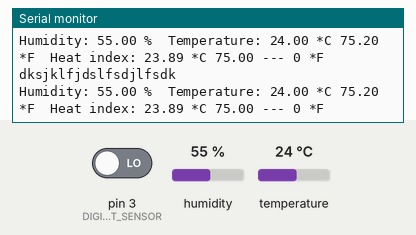
A sketch run on a simulated Arduino Uno, built with avr-gcc and run on an emulated ATmega328P. Shown: the last lines printed to the serial monitor. Inputs (shaded band) come from the test bench; at power-on: temperature 24 °C, humidity 55 %, pin 3 (DIGITAL_INPUT_SENSOR) LOW.

Above: at 1.2 s.
1.3 s: temperature set to 33 °C
7.4 s: humidity set to 22 %
At 8.4 s:
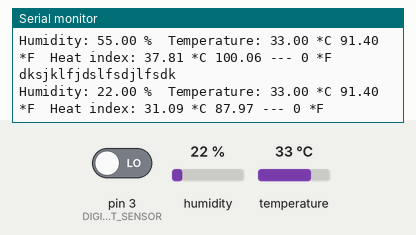
13.5 s: temperature set to 12 °C
At 14.4 s:
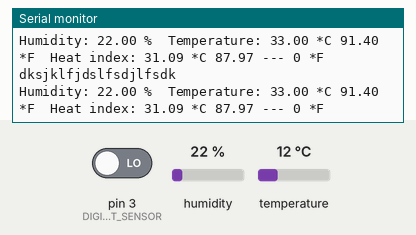
19.6 s: temperature set to 41 °C
At 20.2 s:
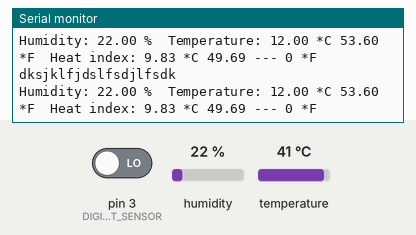
25.7 s: pin 3 (DIGITAL_INPUT_SENSOR) driven HIGH
At 26.3 s:
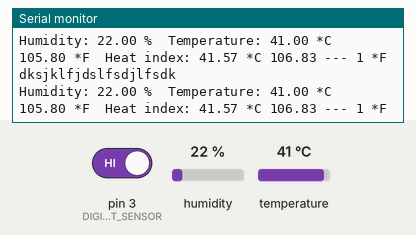
44.0 s: temperature set to 19 °C
Timing chart, 0 to 47.0 s (numbered marks = the images above; inputs shaded):
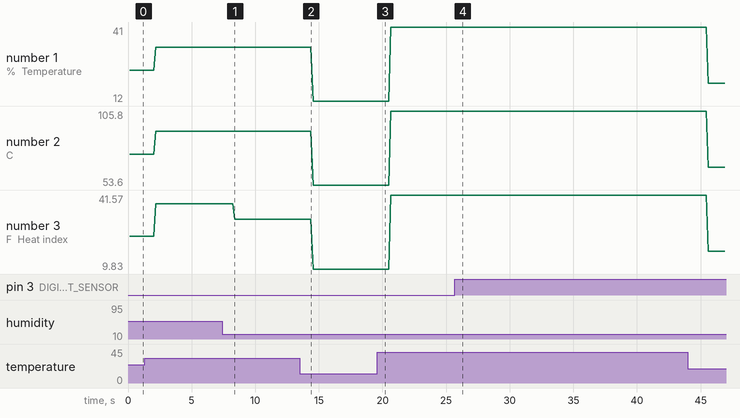

Measured:
- after the input at 7.4 s, the serial monitor: prints a new line after 0.99 s (image 1)
- after the input at 25.7 s, the serial monitor: prints a new line after 0.14 s (image 4)
- plotted number 1: 24 → 33 after the input at 1.3 s, 33 → 12 after the input at 13.5 s, 12 → 41 after the input at 19.6 s, 41 → 19 after the input at 44.0 s
- plotted number 2: 75.2 → 91.4 after the input at 1.3 s, 91.4 → 53.6 after the input at 13.5 s, 53.6 → 105.8 after the input at 19.6 s, 105.8 → 66.2 after the input at 44.0 s
- plotted number 3: 23.89 → 37.81 after the input at 1.3 s, 37.81 → 31.09 after the input at 7.4 s, 31.09 → 9.83 after the input at 13.5 s, 9.83 → 41.57 after the input at 19.6 s, 41.57 → 17.53 after the input at 44.0 s

The sketch:

Blink.ino
```cpp
// Example testing sketch for various DHT humidity/temperature sensors
// Written by ladyada, public domain

#include "DHT.h"

#define DHTPIN 					2	// what digital pin we're connected to
#define DIGITAL_INPUT_SENSOR	3
// Uncomment whatever type you're using!
#define DHTTYPE DHT11   // DHT 11
//#define DHTTYPE DHT22   // DHT 22  (AM2302), AM2321
//#define DHTTYPE DHT21   // DHT 21 (AM2301)

// Connect pin 1 (on the left) of the sensor to +5V
// NOTE: If using a board with 3.3V logic like an Arduino Due connect pin 1
// to 3.3V instead of 5V!
// Connect pin 2 of the sensor to whatever your DHTPIN is
// Connect pin 4 (on the right) of the sensor to GROUND
// Connect a 10K resistor from pin 2 (data) to pin 1 (power) of the sensor

// Initialize DHT sensor.
// Note that older versions of this library took an optional third parameter to
// tweak the timings for faster processors.  This parameter is no longer needed
// as the current DHT reading algorithm adjusts itself to work on faster procs.
DHT dht(DHTPIN, DHTTYPE);


void setup() {
  Serial.begin(9600);
  Serial.println("DHTxx test!");
  pinMode(DIGITAL_INPUT_SENSOR, INPUT);

  dht.begin();
}

void loop() {
  // Wait a few seconds between measurements.
  delay(100);

  // Reading temperature or humidity takes about 250 milliseconds!
  // Sensor readings may also be up to 2 seconds 'old' (its a very slow sensor)
  float h = dht.readHumidity();
  // Read temperature as Celsius (the default)
  float t = dht.readTemperature();
  // Read temperature as Fahrenheit (isFahrenheit = true)
  float f = dht.readTemperature(true);

  Serial.println("dksjklfjdslfsdjlfsdk");
  // Check if any reads failed and exit early (to try again).
  if (isnan(h) || isnan(t) || isnan(f)) {
    Serial.println("Failed to read from DHT sensor!");
    return;
  }

  // Compute heat index in Fahrenheit (the default)
  float hif = dht.computeHeatIndex(f, h);
  // Compute heat index in Celsius (isFahreheit = false)
  float hic = dht.computeHeatIndex(t, h, false);

  Serial.print("Humidity: ");
  Serial.print(h);
  Serial.print(" %\t");
  Serial.print("Temperature: ");
  Serial.print(t);
  Serial.print(" *C ");
  Serial.print(f);
  Serial.print(" *F\t");
  Serial.print("Heat index: ");
  Serial.print(hic);
  Serial.print(" *C ");
  Serial.print(hif);
  Serial.print(" --- ");
  Serial.print(digitalRead(DIGITAL_INPUT_SENSOR));
  Serial.println(" *F");
}
```
